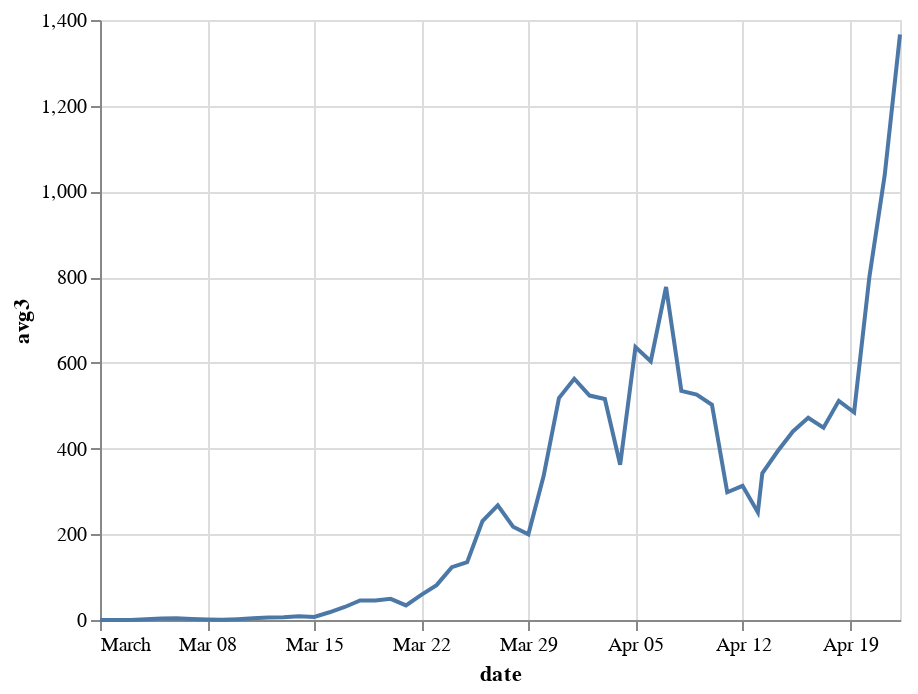

The notebook cell this image was saved under:
### Code cell
alt.Chart(df[(df.county=="Los Angeles") & (df.date >= '3/1/20')]).mark_line().encode(
    x='date',
    y='avg3'
)

### Figure 1 — Vega-Lite specification as saved in the notebook (floating-point values rounded to 4 significant figures)
{"config": {"view": {"continuousWidth": 400, "continuousHeight": 300}}, "data": {"name": "data-b30e2f4f3c7505fab6f3b5b120d30b48"}, "mark": "line", "encoding": {"x": {"type": "temporal", "field": "date"}, "y": {"type": "quantitative", "field": "avg3"}}, "$schema": "https://vega.github.io/schema/vega-lite/v4.0.2.json", "datasets": {"data-b30e2f4f3c7505fab6f3b5b120d30b48": [{"county": "Los Angeles", "state": "California", "fips": 6037.0, "date": "2020-03-01T00:00:00+00:00", "Lat": 34.31, "Lon": -118.2, "cases": 1.0, "deaths": 0.0, "state_cases": 12, "state_deaths": 0, "new_cases": 0.0, "new_deaths": 0.0, "new_state_cases": 0, "new_state_deaths": 0, "avg3": 0.0, "avg5": 0.0, "avg7": 0.0}, {"county": "Los Angeles", "state": "California", "fips": 6037.0, "date": "2020-03-02T00:00:00+00:00", "Lat": 34.31, "Lon": -118.2, "cases": 1.0, "deaths": 0.0, "state_cases": 21, "state_deaths": 0, "new_cases": 0.0, "new_deaths": 0.0, "new_state_cases": 9, "new_state_deaths": 0, "avg3": 0.0, "avg5": 0.0, "avg7": 0.0}, {"county": "Los Angeles", "state": "California", "fips": 6037.0, "date": "2020-03-03T00:00:00+00:00", "Lat": 34.31, "Lon": -118.2, "cases": 1.0, "deaths": 0.0, "state_cases": 25, "state_deaths": 0, "new_cases": 0.0, "new_deaths": 0.0, "new_state_cases": 4, "new_state_deaths": 0, "avg3": 0.0, "avg5": 0.0, "avg7": 0.0}, {"county": "Los Angeles", "state": "California", "fips": 6037.0, "date": "2020-03-04T00:00:00+00:00", "Lat": 34.31, "Lon": -118.2, "cases": 7.0, "deaths": 0.0, "state_cases": 35, "state_deaths": 1, "new_cases": 6.0, "new_deaths": 0.0, "new_state_cases": 10, "new_state_deaths": 1, "avg3": 2.0, "avg5": 1.2, "avg7": 0.8571}, {"county": "Los Angeles", "state": "California", "fips": 6037.0, "date": "2020-03-05T00:00:00+00:00", "Lat": 34.31, "Lon": -118.2, "cases": 11.0, "deaths": 0.0, "state_cases": 51, "state_deaths": 1, "new_cases": 4.0, "new_deaths": 0.0, "new_state_cases": 16, "new_state_deaths": 0, "avg3": 3.333, "avg5": 2.0, "avg7": 1.429}, {"county": "Los Angeles", "state": "California", "fips": 6037.0, "date": "2020-03-06T00:00:00+00:00", "Lat": 34.31, "Lon": -118.2, "cases": 13.0, "deaths": 0.0, "state_cases": 59, "state_deaths": 1, "new_cases": 2.0, "new_deaths": 0.0, "new_state_cases": 8, "new_state_deaths": 0, "avg3": 4.0, "avg5": 2.4, "avg7": 1.714}, {"county": "Los Angeles", "state": "California", "fips": 6037.0, "date": "2020-03-07T00:00:00+00:00", "Lat": 34.31, "Lon": -118.2, "cases": 14.0, "deaths": 0.0, "state_cases": 81, "state_deaths": 1, "new_cases": 1.0, "new_deaths": 0.0, "new_state_cases": 22, "new_state_deaths": 0, "avg3": 2.333, "avg5": 2.6, "avg7": 1.857}, {"county": "Los Angeles", "state": "California", "fips": 6037.0, "date": "2020-03-08T00:00:00+00:00", "Lat": 34.31, "Lon": -118.2, "cases": 14.0, "deaths": 0.0, "state_cases": 95, "state_deaths": 1, "new_cases": 0.0, "new_deaths": 0.0, "new_state_cases": 14, "new_state_deaths": 0, "avg3": 1.0, "avg5": 2.6, "avg7": 1.857}, {"county": "Los Angeles", "state": "California", "fips": 6037.0, "date": "2020-03-09T00:00:00+00:00", "Lat": 34.31, "Lon": -118.2, "cases": 14.0, "deaths": 0.0, "state_cases": 101, "state_deaths": 1, "new_cases": 0.0, "new_deaths": 0.0, "new_state_cases": 6, "new_state_deaths": 0, "avg3": 0.3333, "avg5": 1.4, "avg7": 1.857}, {"county": "Los Angeles", "state": "California", "fips": 6037.0, "date": "2020-03-10T00:00:00+00:00", "Lat": 34.31, "Lon": -118.2, "cases": 20.0, "deaths": 0.0, "state_cases": 144, "state_deaths": 2, "new_cases": 6.0, "new_deaths": 0.0, "new_state_cases": 43, "new_state_deaths": 1, "avg3": 2.0, "avg5": 1.8, "avg7": 2.714}, {"county": "Los Angeles", "state": "California", "fips": 6037.0, "date": "2020-03-11T00:00:00+00:00", "Lat": 34.31, "Lon": -118.2, "cases": 27.0, "deaths": 1.0, "state_cases": 178, "state_deaths": 4, "new_cases": 7.0, "new_deaths": 1.0, "new_state_cases": 34, "new_state_deaths": 2, "avg3": 4.333, "avg5": 2.8, "avg7": 2.857}, {"county": "Los Angeles", "state": "California", "fips": 6037.0, "date": "2020-03-12T00:00:00+00:00", "Lat": 34.31, "Lon": -118.2, "cases": 32.0, "deaths": 1.0, "state_cases": 221, "state_deaths": 4, "new_cases": 5.0, "new_deaths": 0.0, "new_state_cases": 43, "new_state_deaths": 0, "avg3": 6.0, "avg5": 3.6, "avg7": 3.0}, {"county": "Los Angeles", "state": "California", "fips": 6037.0, "date": "2020-03-13T00:00:00+00:00", "Lat": 34.31, "Lon": -118.2, "cases": 40.0, "deaths": 1.0, "state_cases": 281, "state_deaths": 4, "new_cases": 8.0, "new_deaths": 0.0, "new_state_cases": 60, "new_state_deaths": 0, "avg3": 6.667, "avg5": 5.2, "avg7": 3.857}, {"county": "Los Angeles", "state": "California", "fips": 6037.0, "date": "2020-03-14T00:00:00+00:00", "Lat": 34.31, "Lon": -118.2, "cases": 53.0, "deaths": 1.0, "state_cases": 372, "state_deaths": 3, "new_cases": 13.0, "new_deaths": 0.0, "new_state_cases": 91, "new_state_deaths": -1, "avg3": 8.667, "avg5": 7.8, "avg7": 5.571}, {"county": "Los Angeles", "state": "California", "fips": 6037.0, "date": "2020-03-15T00:00:00+00:00", "Lat": 34.31, "Lon": -118.2, "cases": 53.0, "deaths": 1.0, "state_cases": 373, "state_deaths": 5, "new_cases": 0.0, "new_deaths": 0.0, "new_state_cases": 1, "new_state_deaths": 2, "avg3": 7.0, "avg5": 6.6, "avg7": 5.571}, {"county": "Los Angeles", "state": "California", "fips": 6037.0, "date": "2020-03-16T00:00:00+00:00", "Lat": 34.31, "Lon": -118.2, "cases": 94.0, "deaths": 1.0, "state_cases": 557, "state_deaths": 7, "new_cases": 41.0, "new_deaths": 0.0, "new_state_cases": 184, "new_state_deaths": 2, "avg3": 18.0, "avg5": 13.4, "avg7": 11.43}, {"county": "Los Angeles", "state": "California", "fips": 6037.0, "date": "2020-03-17T00:00:00+00:00", "Lat": 34.31, "Lon": -118.2, "cases": 144.0, "deaths": 1.0, "state_cases": 700, "state_deaths": 12, "new_cases": 50.0, "new_deaths": 0.0, "new_state_cases": 143, "new_state_deaths": 5, "avg3": 30.33, "avg5": 22.4, "avg7": 17.71}, {"county": "Los Angeles", "state": "California", "fips": 6037.0, "date": "2020-03-18T00:00:00+00:00", "Lat": 34.31, "Lon": -118.2, "cases": 190.0, "deaths": 1.0, "state_cases": 828, "state_deaths": 16, "new_cases": 46.0, "new_deaths": 0.0, "new_state_cases": 128, "new_state_deaths": 4, "avg3": 45.67, "avg5": 30.0, "avg7": 23.29}, {"county": "Los Angeles", "state": "California", "fips": 6037.0, "date": "2020-03-19T00:00:00+00:00", "Lat": 34.31, "Lon": -118.2, "cases": 231.0, "deaths": 2.0, "state_cases": 1005, "state_deaths": 18, "new_cases": 41.0, "new_deaths": 1.0, "new_state_cases": 177, "new_state_deaths": 2, "avg3": 45.67, "avg5": 35.6, "avg7": 28.43}, {"county": "Los Angeles", "state": "California", "fips": 6037.0, "date": "2020-03-20T00:00:00+00:00", "Lat": 34.31, "Lon": -118.2, "cases": 292.0, "deaths": 2.0, "state_cases": 1243, "state_deaths": 24, "new_cases": 61.0, "new_deaths": 0.0, "new_state_cases": 238, "new_state_deaths": 6, "avg3": 49.33, "avg5": 47.8, "avg7": 36.0}, {"county": "Los Angeles", "state": "California", "fips": 6037.0, "date": "2020-03-21T00:00:00+00:00", "Lat": 34.31, "Lon": -118.2, "cases": 292.0, "deaths": 2.0, "state_cases": 1405, "state_deaths": 25, "new_cases": 0.0, "new_deaths": 0.0, "new_state_cases": 162, "new_state_deaths": 1, "avg3": 34.0, "avg5": 39.6, "avg7": 34.14}, {"county": "Los Angeles", "state": "California", "fips": 6037.0, "date": "2020-03-22T00:00:00+00:00", "Lat": 34.31, "Lon": -118.2, "cases": 407.0, "deaths": 5.0, "state_cases": 1646, "state_deaths": 30, "new_cases": 115.0, "new_deaths": 3.0, "new_state_cases": 241, "new_state_deaths": 5, "avg3": 58.67, "avg5": 52.6, "avg7": 50.57}, {"county": "Los Angeles", "state": "California", "fips": 6037.0, "date": "2020-03-23T00:00:00+00:00", "Lat": 34.31, "Lon": -118.2, "cases": 536.0, "deaths": 7.0, "state_cases": 2108, "state_deaths": 39, "new_cases": 129.0, "new_deaths": 2.0, "new_state_cases": 462, "new_state_deaths": 9, "avg3": 81.33, "avg5": 69.2, "avg7": 63.14}, {"county": "Los Angeles", "state": "California", "fips": 6037.0, "date": "2020-03-24T00:00:00+00:00", "Lat": 34.31, "Lon": -118.2, "cases": 662.0, "deaths": 11.0, "state_cases": 2538, "state_deaths": 50, "new_cases": 126.0, "new_deaths": 4.0, "new_state_cases": 430, "new_state_deaths": 11, "avg3": 123.3, "avg5": 86.2, "avg7": 74.0}, {"county": "Los Angeles", "state": "California", "fips": 6037.0, "date": "2020-03-25T00:00:00+00:00", "Lat": 34.31, "Lon": -118.2, "cases": 812.0, "deaths": 13.0, "state_cases": 2998, "state_deaths": 65, "new_cases": 150.0, "new_deaths": 2.0, "new_state_cases": 460, "new_state_deaths": 15, "avg3": 135.0, "avg5": 104.0, "avg7": 88.86}, {"county": "Los Angeles", "state": "California", "fips": 6037.0, "date": "2020-03-26T00:00:00+00:00", "Lat": 34.31, "Lon": -118.2, "cases": 1229.0, "deaths": 21.0, "state_cases": 3899, "state_deaths": 81, "new_cases": 417.0, "new_deaths": 8.0, "new_state_cases": 901, "new_state_deaths": 16, "avg3": 231.0, "avg5": 187.4, "avg7": 142.6}, {"county": "Los Angeles", "state": "California", "fips": 6037.0, "date": "2020-03-27T00:00:00+00:00", "Lat": 34.31, "Lon": -118.2, "cases": 1465.0, "deaths": 26.0, "state_cases": 4657, "state_deaths": 94, "new_cases": 236.0, "new_deaths": 5.0, "new_state_cases": 758, "new_state_deaths": 13, "avg3": 267.7, "avg5": 211.6, "avg7": 167.6}, {"county": "Los Angeles", "state": "California", "fips": 6037.0, "date": "2020-03-28T00:00:00+00:00", "Lat": 34.31, "Lon": -118.2, "cases": 1465.0, "deaths": 26.0, "state_cases": 5095, "state_deaths": 110, "new_cases": 0.0, "new_deaths": 0.0, "new_state_cases": 438, "new_state_deaths": 16, "avg3": 217.7, "avg5": 185.8, "avg7": 167.6}, {"county": "Los Angeles", "state": "California", "fips": 6037.0, "date": "2020-03-29T00:00:00+00:00", "Lat": 34.31, "Lon": -118.2, "cases": 1829.0, "deaths": 32.0, "state_cases": 5852, "state_deaths": 124, "new_cases": 364.0, "new_deaths": 6.0, "new_state_cases": 757, "new_state_deaths": 14, "avg3": 200.0, "avg5": 233.4, "avg7": 203.1}, {"county": "Los Angeles", "state": "California", "fips": 6037.0, "date": "2020-03-30T00:00:00+00:00", "Lat": 34.31, "Lon": -118.2, "cases": 2474.0, "deaths": 44.0, "state_cases": 7138, "state_deaths": 146, "new_cases": 645.0, "new_deaths": 12.0, "new_state_cases": 1286, "new_state_deaths": 22, "avg3": 336.3, "avg5": 332.4, "avg7": 276.9}, {"county": "Los Angeles", "state": "California", "fips": 6037.0, "date": "2020-03-31T00:00:00+00:00", "Lat": 34.31, "Lon": -118.2, "cases": 3019.0, "deaths": 54.0, "state_cases": 8210, "state_deaths": 173, "new_cases": 545.0, "new_deaths": 10.0, "new_state_cases": 1072, "new_state_deaths": 27, "avg3": 518.0, "avg5": 358.0, "avg7": 336.7}, {"county": "Los Angeles", "state": "California", "fips": 6037.0, "date": "2020-04-01T00:00:00+00:00", "Lat": 34.31, "Lon": -118.2, "cases": 3518.0, "deaths": 64.0, "state_cases": 9399, "state_deaths": 199, "new_cases": 499.0, "new_deaths": 10.0, "new_state_cases": 1189, "new_state_deaths": 26, "avg3": 563.0, "avg5": 410.6, "avg7": 386.6}, {"county": "Los Angeles", "state": "California", "fips": 6037.0, "date": "2020-04-02T00:00:00+00:00", "Lat": 34.31, "Lon": -118.2, "cases": 4045.0, "deaths": 78.0, "state_cases": 10773, "state_deaths": 238, "new_cases": 527.0, "new_deaths": 14.0, "new_state_cases": 1374, "new_state_deaths": 39, "avg3": 523.7, "avg5": 516.0, "avg7": 402.3}, {"county": "Los Angeles", "state": "California", "fips": 6037.0, "date": "2020-04-03T00:00:00+00:00", "Lat": 34.31, "Lon": -118.2, "cases": 4566.0, "deaths": 89.0, "state_cases": 12004, "state_deaths": 265, "new_cases": 521.0, "new_deaths": 11.0, "new_state_cases": 1231, "new_state_deaths": 27, "avg3": 515.7, "avg5": 547.4, "avg7": 443.0}, {"county": "Los Angeles", "state": "California", "fips": 6037.0, "date": "2020-04-04T00:00:00+00:00", "Lat": 34.31, "Lon": -118.2, "cases": 4605.0, "deaths": 93.0, "state_cases": 12837, "state_deaths": 289, "new_cases": 39.0, "new_deaths": 4.0, "new_state_cases": 833, "new_state_deaths": 24, "avg3": 362.3, "avg5": 426.2, "avg7": 448.6}, {"county": "Los Angeles", "state": "California", "fips": 6037.0, "date": "2020-04-05T00:00:00+00:00", "Lat": 34.31, "Lon": -118.2, "cases": 5955.0, "deaths": 132.0, "state_cases": 15034, "state_deaths": 348, "new_cases": 1350.0, "new_deaths": 39.0, "new_state_cases": 2197, "new_state_deaths": 59, "avg3": 636.7, "avg5": 587.2, "avg7": 589.4}, {"county": "Los Angeles", "state": "California", "fips": 6037.0, "date": "2020-04-06T00:00:00+00:00", "Lat": 34.31, "Lon": -118.2, "cases": 6377.0, "deaths": 147.0, "state_cases": 16019, "state_deaths": 380, "new_cases": 422.0, "new_deaths": 15.0, "new_state_cases": 985, "new_state_deaths": 32, "avg3": 603.7, "avg5": 571.8, "avg7": 557.6}, {"county": "Los Angeles", "state": "California", "fips": 6037.0, "date": "2020-04-07T00:00:00+00:00", "Lat": 34.31, "Lon": -118.2, "cases": 6936.0, "deaths": 169.0, "state_cases": 17351, "state_deaths": 432, "new_cases": 559.0, "new_deaths": 22.0, "new_state_cases": 1332, "new_state_deaths": 52, "avg3": 777.0, "avg5": 578.2, "avg7": 559.6}, {"county": "Los Angeles", "state": "California", "fips": 6037.0, "date": "2020-04-08T00:00:00+00:00", "Lat": 34.31, "Lon": -118.2, "cases": 7559.0, "deaths": 198.0, "state_cases": 18897, "state_deaths": 495, "new_cases": 623.0, "new_deaths": 29.0, "new_state_cases": 1546, "new_state_deaths": 63, "avg3": 534.7, "avg5": 598.6, "avg7": 577.3}, {"county": "Los Angeles", "state": "California", "fips": 6037.0, "date": "2020-04-09T00:00:00+00:00", "Lat": 34.31, "Lon": -118.2, "cases": 7955.0, "deaths": 223.0, "state_cases": 19710, "state_deaths": 544, "new_cases": 396.0, "new_deaths": 25.0, "new_state_cases": 813, "new_state_deaths": 49, "avg3": 526.0, "avg5": 670.0, "avg7": 558.6}, {"county": "Los Angeles", "state": "California", "fips": 6037.0, "date": "2020-04-10T00:00:00+00:00", "Lat": 34.31, "Lon": -118.2, "cases": 8443.0, "deaths": 242.0, "state_cases": 21081, "state_deaths": 583, "new_cases": 488.0, "new_deaths": 19.0, "new_state_cases": 1371, "new_state_deaths": 39, "avg3": 502.3, "avg5": 497.6, "avg7": 553.9}, {"county": "Los Angeles", "state": "California", "fips": 6037.0, "date": "2020-04-11T00:00:00+00:00", "Lat": 34.31, "Lon": -118.2, "cases": 8453.0, "deaths": 244.0, "state_cases": 21706, "state_deaths": 605, "new_cases": 10.0, "new_deaths": 2.0, "new_state_cases": 625, "new_state_deaths": 22, "avg3": 298.0, "avg5": 415.2, "avg7": 549.7}, {"county": "Los Angeles", "state": "California", "fips": 6037.0, "date": "2020-04-12T00:00:00+00:00", "Lat": 34.31, "Lon": -118.2, "cases": 8894.0, "deaths": 269.0, "state_cases": 22795, "state_deaths": 641, "new_cases": 441.0, "new_deaths": 25.0, "new_state_cases": 1089, "new_state_deaths": 36, "avg3": 313.0, "avg5": 391.6, "avg7": 419.9}, {"county": "Los Angeles", "state": "California", "fips": 6037.0, "date": "2020-04-13T00:00:00+00:00", "Lat": 34.31, "Lon": -118.2, "cases": 9197.0, "deaths": 300.0, "state_cases": 23458, "state_deaths": 683, "new_cases": 303.0, "new_deaths": 31.0, "new_state_cases": 663, "new_state_deaths": 42, "avg3": 251.3, "avg5": 327.6, "avg7": 402.9}, {"county": "Los Angeles", "state": "California", "fips": 6037.0, "date": "2020-04-13T07:00:00+00:00", "Lat": 34.31, "Lon": -118.2, "cases": 9480.0, "deaths": 326.0, "state_cases": 24390, "state_deaths": 732, "new_cases": 283.0, "new_deaths": 26.0, "new_state_cases": 932, "new_state_deaths": 49, "avg3": 342.3, "avg5": 305.0, "avg7": 363.4}, {"county": "Los Angeles", "state": "California", "fips": 6037.0, "date": "2020-04-14T07:00:00+00:00", "Lat": 34.31, "Lon": -118.2, "cases": 10080.0, "deaths": 366.0, "state_cases": 25744, "state_deaths": 790, "new_cases": 595.0, "new_deaths": 40.0, "new_state_cases": 1354, "new_state_deaths": 58, "avg3": 393.7, "avg5": 326.4, "avg7": 359.4}, {"county": "Los Angeles", "state": "California", "fips": 6037.0, "date": "2020-04-15T07:00:00+00:00", "Lat": 34.31, "Lon": -118.2, "cases": 10520.0, "deaths": 405.0, "state_cases": 27072, "state_deaths": 883, "new_cases": 442.0, "new_deaths": 39.0, "new_state_cases": 1328, "new_state_deaths": 93, "avg3": 440.0, "avg5": 412.8, "avg7": 366.0}, {"county": "Los Angeles", "state": "California", "fips": 6037.0, "date": "2020-04-16T07:00:00+00:00", "Lat": 34.31, "Lon": -118.2, "cases": 10900.0, "deaths": 457.0, "state_cases": 28157, "state_deaths": 974, "new_cases": 378.0, "new_deaths": 52.0, "new_state_cases": 1085, "new_state_deaths": 91, "avg3": 471.7, "avg5": 400.2, "avg7": 350.3}, {"county": "Los Angeles", "state": "California", "fips": 6037.0, "date": "2020-04-17T07:00:00+00:00", "Lat": 34.31, "Lon": -118.2, "cases": 11420.0, "deaths": 501.0, "state_cases": 29198, "state_deaths": 1041, "new_cases": 526.0, "new_deaths": 44.0, "new_state_cases": 1041, "new_state_deaths": 67, "avg3": 448.7, "avg5": 444.8, "avg7": 424.0}, {"county": "Los Angeles", "state": "California", "fips": 6037.0, "date": "2020-04-18T07:00:00+00:00", "Lat": 34.31, "Lon": -118.2, "cases": 12050.0, "deaths": 577.0, "state_cases": 30812, "state_deaths": 1148, "new_cases": 630.0, "new_deaths": 76.0, "new_state_cases": 1614, "new_state_deaths": 107, "avg3": 511.3, "avg5": 514.2, "avg7": 451.0}, {"county": "Los Angeles", "state": "California", "fips": 6037.0, "date": "2020-04-19T07:00:00+00:00", "Lat": 34.31, "Lon": -118.2, "cases": 12350.0, "deaths": 601.0, "state_cases": 31531, "state_deaths": 1180, "new_cases": 298.0, "new_deaths": 24.0, "new_state_cases": 719, "new_state_deaths": 32, "avg3": 484.7, "avg5": 454.8, "avg7": 450.3}, {"county": "Los Angeles", "state": "California", "fips": 6037.0, "date": "2020-04-20T07:00:00+00:00", "Lat": 34.31, "Lon": -118.2, "cases": 13820.0, "deaths": 619.0, "state_cases": 33866, "state_deaths": 1229, "new_cases": 1474.0, "new_deaths": 18.0, "new_state_cases": 2335, "new_state_deaths": 49, "avg3": 800.7, "avg5": 661.2, "avg7": 620.4}, {"county": "Los Angeles", "state": "California", "fips": 6037.0, "date": "2020-04-21T07:00:00+00:00", "Lat": 34.31, "Lon": -118.2, "cases": 15160.0, "deaths": 666.0, "state_cases": 35807, "state_deaths": 1324, "new_cases": 1342.0, "new_deaths": 47.0, "new_state_cases": 1941, "new_state_deaths": 95, "avg3": 1038.0, "avg5": 854.0, "avg7": 727.1}, {"county": "Los Angeles", "state": "California", "fips": 6037.0, "date": "2020-04-22T07:00:00+00:00", "Lat": 34.31, "Lon": -118.2, "cases": 16450.0, "deaths": 729.0, "state_cases": 37288, "state_deaths": 1413, "new_cases": 1282.0, "new_deaths": 63.0, "new_state_cases": 1481, "new_state_deaths": 89, "avg3": 1366.0, "avg5": 1005.0, "avg7": 847.1}]}}
